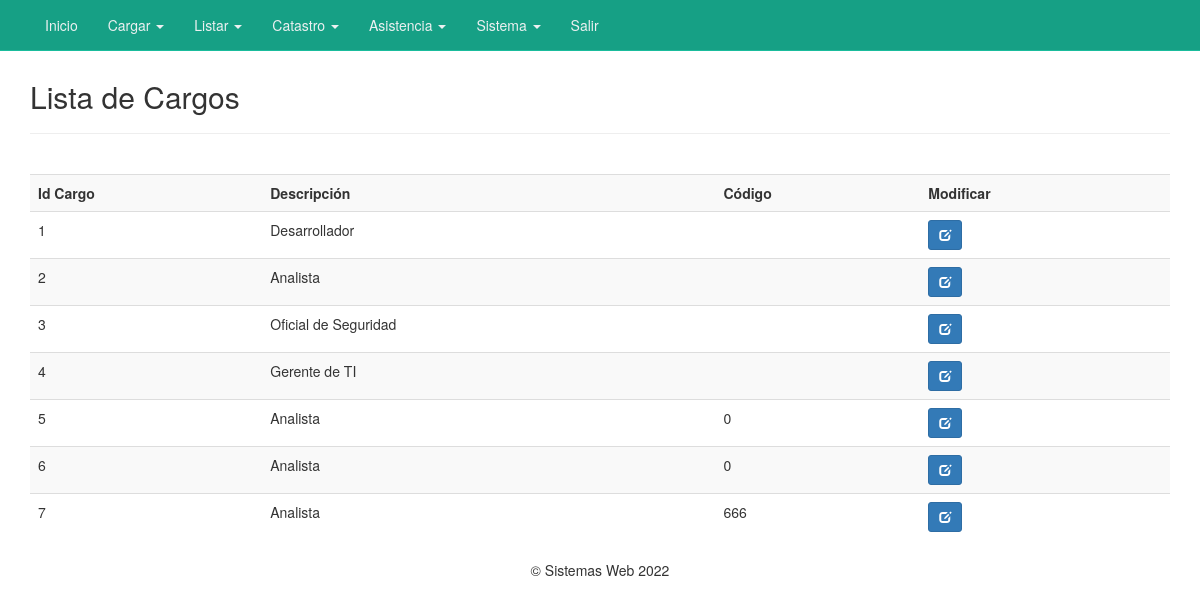
Page /listCargos.php (signed in) on the committed database.
### tables this page shows
CREATE TABLE `cargos` (
  `id_cargo` int(11) NOT NULL AUTO_INCREMENT,
  `cargo_desc` varchar(50) DEFAULT NULL,
  `cargo_cod` int(100) DEFAULT NULL,
  PRIMARY KEY (`id_cargo`)
);

### listCargos.php (the view, shortened to what this page needs)
<?php
include("conexion.php");
?>
<!DOCTYPE html>
<html lang="es">
<head>
	<link href="css/bootstrap.min.css" rel="stylesheet">
	<link href="css/style_nav.css" rel="stylesheet">
</head>
<body>
	<nav class="navbar navbar-default navbar-fixed-top">
		<?php include('nav.php');?>
	</nav>
	<div class="container">
		<div class="content">
			<h2>Lista de Cargos</h2>
			<hr />
			<br />
			<div class="table-responsive">
			<table class="table table-striped table-hover">
				<tr>
                    <th>Id Cargo</th>
					<th>Descripción</th>
					<th>Código</th>
					<th>Modificar</th>
				</tr>
				<?php
				$sql = mysqli_query($con, "SELECT * FROM cargos ORDER BY id_cargo ASC");
				if(mysqli_num_rows($sql) == 0){
					echo '<tr><td colspan="8">No hay datos.</td></tr>';
				}else{
					while($row = mysqli_fetch_assoc($sql)){
						echo '
						<tr>
							<td>'.$row['id_cargo'].'</td>
							<td>'.$row['cargo_desc'].'</td>
							<td>'.$row['cargo_cod'].'</td>
							<td>
								<a href="editCargos.php?nik='.$row['id_cargo'].'" title="Editar datos" class="btn btn-primary btn-sm"><span class="glyphicon glyphicon-edit" aria-hidden="true"></span></a>
							</td>
						</tr>
						';
					}
				}
				?>
			</table>
			</div>
		</div>
	</div><center>
	<p>&copy; Sistemas Web <?php echo date("Y");?></p
		</center>
</body>
</html>

### nav.php (shortened to what this page needs)
<div class="container">
		<div id="navbar" class="navbar-collapse collapse">
			<ul class="nav navbar-nav ">
				<li>
   					<a href="index.php"><i class="fa fa-th-large"></i> Inicio</a>
 					</li>
 					<li class="dropdown">
				    <a href="#" class="dropdown-toggle" data-toggle="dropdown" role="button" aria-haspopup="true" aria-expanded="false"><i class="fa fa-user"></i> Cargar <span class="caret"></span></a>
				  </li>
				<li class="dropdown">
				    <a href="#" class="dropdown-toggle" data-toggle="dropdown" role="button" aria-haspopup="true" aria-expanded="false"><i class="fa fa-user"></i> Listar <span class="caret"></span></a>
				  </li>
 					<li class="dropdown">
				    <a href="#" class="dropdown-toggle" data-toggle="dropdown" role="button" aria-haspopup="true" aria-expanded="false"><i class="fa fa-user"></i> Catastro <span class="caret"></span></a>
 					</li>
 					<li class="dropdown">
				    <a href="#" class="dropdown-toggle" data-toggle="dropdown" role="button" aria-haspopup="true" aria-expanded="false"><i class="fa fa-user"></i> Asistencia <span class="caret"></span></a>
 					</li>
 					<li class="dropdown">
				    <a href="#" class="dropdown-toggle" data-toggle="dropdown" role="button" aria-haspopup="true" aria-expanded="false"><i class="fa fa-user"></i> Sistema <span class="caret"></span></a>
				    <li>
   					<a href="logout.php"><i class="fa fa-th-large"></i> Salir</a>
 					</li>
			</ul>
		</div>
</div>

### css/style_nav.css (style rules this page uses)
.navbar-default { background-color: #16a085; border-color: #1abc9c; }
.navbar-default .navbar-nav > li > a { color: #ecf0f1; }
.navbar-default .navbar-collapse, .navbar-default .navbar-form { border-color: #ecf0f1; }

### listCargos.php (style rules this page uses)
.content { margin-top: 80px; }

### rows in the picture
cargos: id_cargo "1", cargo_desc "Desarrollador"
cargos: id_cargo "2", cargo_desc "Analista"
cargos: id_cargo "3", cargo_desc "Oficial de Seguridad"
cargos: id_cargo "4", cargo_desc "Gerente de TI"
cargos: id_cargo "5", cargo_desc "Analista", cargo_cod "0"
cargos: id_cargo "6", cargo_desc "Analista", cargo_cod "0"
cargos: id_cargo "7", cargo_desc "Analista", cargo_cod "666"
